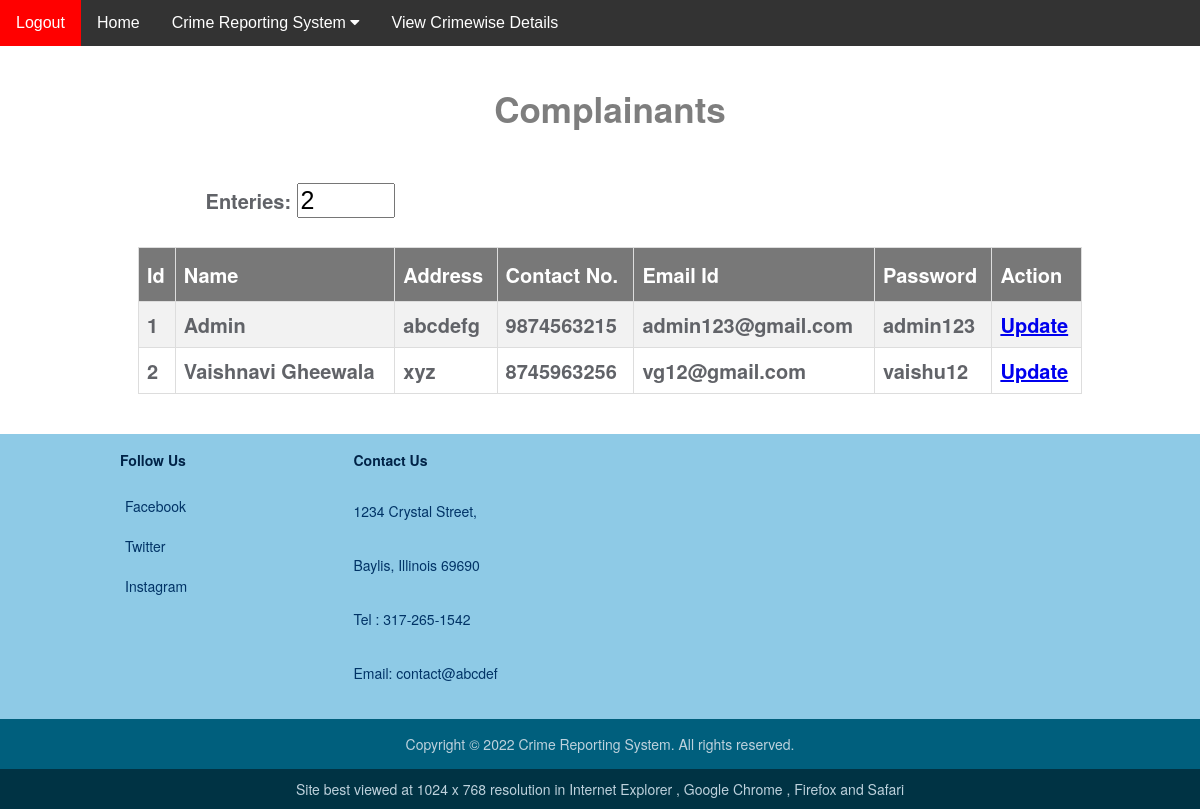
Page /manage_complainants.php on the committed database.
### tables this page shows
CREATE TABLE `complainants` (
  `id` int(11) NOT NULL,
  `name` text NOT NULL,
  `address` varchar(50) NOT NULL,
  `contact` bigint(14) NOT NULL,
  `emailid` varchar(30) NOT NULL,
  `password` varchar(50) NOT NULL
);

### database.php (called while the page is built, shortened)
<?php
class Database
{
    private $connection;
	public function connect_db() {
		$this->connection = mysqli_connect('localhost', 'root', '', 'crime_reporting_system');
	}
    public function viewcomplainants() {
		$sql = "SELECT * FROM complainants";
		$ress = mysqli_query($this->connection, $sql);
		if($ress)
		{
			$r = array();
			while($row = mysqli_fetch_array($ress))
			{
					$r[] = $row;
			}
			return $r;
		}
	}
    public function totalcomplainants() {
		$sql = "SELECT * FROM complainants";
		$ress = mysqli_query($this->connection, $sql);
		if($ress)
		{
			$rowcount = mysqli_num_rows($ress);
			return $rowcount;
		}
	}
}
$database = new Database();
?>

### manage_complainants.php (the view, shortened to what this page needs)
<?php
include 'database.php';
$res = $database->viewcomplainants();
$r = $database->totalcomplainants();
?>
<!DOCTYPE html>
<html>
<head>
  <link rel="stylesheet" type="text/css" href="css/manage_complainants.css">
</head>
<body>
  <?php
include 'top_bar.php';
 ?>
    <div class="complainants">
        <br><br>
        <h2 align="center">Complainants</h2>
      <br>
        <label>Enteries:</label>
        <input type="" name="totentries" style="font-size: 25px;" size="4" value="<?php echo $r; ?>">
        <br><br>
        <center>
         <section>
     	<table border="1" id="complainants">
                <tr>
                	<th>Id</th>
                	<th>Name</th>
                	<th>Address</th>
                	<th>Contact No.</th>
                	<th>Email Id</th>
                	<th>Password</th>
                	<th>Action</th>
                </tr>
<?php
foreach($res as $r)
 {
?>
					<tr>
						<td><?php echo $r['id']; ?></td>
						<td><?php echo $r['name']; ?></td>
						<td><?php echo $r['address']; ?></td>
						<td><?php echo $r['contact']; ?></td>
						<td><?php echo $r['emailid']; ?></td>
						<td><?php echo $r['password']; ?></td>
						<td><a href="updatecomplainants.php?id=<?php echo $r['id']; ?>">Update</a>
            </td>
					</tr>
<?php
}
?>
</table>
</section>
</center>
</div>
</body>
</html>
<?php
include "footer.php";
?>

### css/manage_complainants.css (style rules this page uses)
body { background-color: white; margin: 0px; }
.complainants h2 { text-align: center; font-size: 35px; color: black; opacity: 0.5; padding-top: 20px; padding-bottom: 20px; margin: 0 auto; }
.complainants { color: #616368; position: relative; top: -40px; margin-left: 35%; font-size: 20px; font-weight: 600; font-family: verdana, "Helvetica Neue", Helvetica, Arial, sans-serif; font-weight: bold; margin-left: 20px; }
table { font-family: verdana, "Helvetica Neue", Helvetica, Arial, sans-serif; border-collapse: collapse; width: 80%; }
#complainants td, #complainants th { border: 1px solid #ddd; padding: 8px; }
#complainants tr:nth-child(even) { background-color: #f2f2f2; }
#complainants th { padding-top: 12px; padding-bottom: 12px; text-align: left; background-color: rgb(120,120,120); color: white; }

### css/footer.css (style rules this page uses)
body { margin: 0px; }

### rows in the picture
complainants: id "1", name "Admin", address "abcdefg", contact "9874563215", emailid "admin123@gmail.com", password "admin123"
complainants: id "2", name "Vaishnavi Gheewala", address "xyz", contact "8745963256", emailid "vg12@gmail.com", password "vaishu12"
